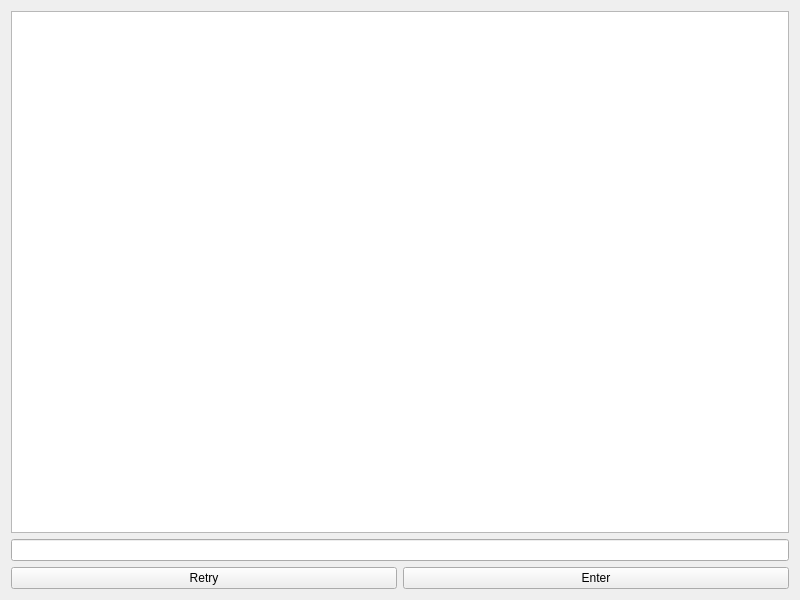
<?xml version="1.0" encoding="UTF-8"?>
<ui version="4.0">
 <class>ChatView</class>
 <widget class="QWidget" name="ChatView">
  <property name="geometry">
   <rect>
    <x>0</x>
    <y>0</y>
    <width>800</width>
    <height>600</height>
   </rect>
  </property>
  <property name="windowTitle">
   <string>Chat</string>
  </property>
  <layout class="QVBoxLayout" name="verticalLayout">
   <item>
    <widget class="QTextEdit" name="chatView">
     <property name="readOnly">
      <bool>true</bool>
     </property>
    </widget>
   </item>
   <item>
    <widget class="QLineEdit" name="inputEdit"/>
   </item>
   <item>
    <layout class="QHBoxLayout" name="horizontalLayout">
     <item>
      <widget class="QPushButton" name="pushButtonRetry">
       <property name="text">
        <string>Retry</string>
       </property>
      </widget>
     </item>
     <item>
      <widget class="QPushButton" name="pushButtonEnter">
       <property name="text">
        <string>Enter</string>
       </property>
      </widget>
     </item>
    </layout>
   </item>
  </layout>
 </widget>
 <resources/>
 <connections/>
</ui>
